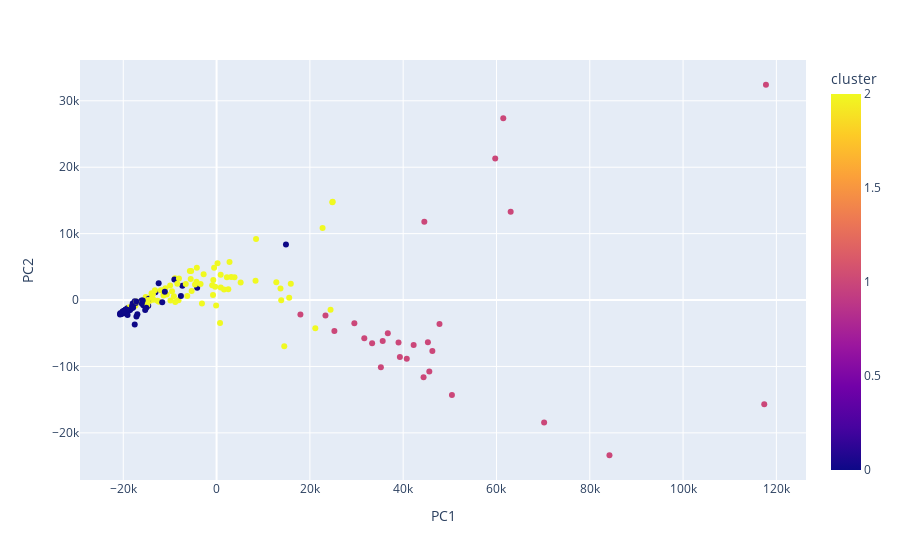

Source (notebook cell):
### Code cell
pca = PCA(n_components=2)
reduced_features = pca.fit_transform(features)

reduced_df = pd.DataFrame(reduced_features, columns=['PC1', 'PC2'])
reduced_df['cluster'] = cluster_labels

# Plot clusters using Plotly
fig = px.scatter(reduced_df, x='PC1', y='PC2', color='cluster', hover_name=df_pays['country'])
fig.show()

### Figure 1 — Plotly figure (JSON) as saved in the notebook; plotly's stock layout.template omitted (floating-point values rounded to 4 significant figures; data arrays with more than 128 entries replaced by an {"elided": "..."} marker saying what was removed)
{"data": [{"hovertemplate": "<b>%{hovertext}</b><br><br>PC1=%{x}<br>PC2=%{y}<br>cluster=%{marker.color}<extra></extra>", "hovertext": {"elided": "167 str values"}, "legendgroup": "", "marker": {"color": {"elided": "167 int values"}, "coloraxis": "coloraxis", "symbol": "circle"}, "mode": "markers", "name": "", "orientation": "v", "showlegend": false, "x": {"elided": "167 float values"}, "xaxis": "x", "y": {"elided": "167 float values"}, "yaxis": "y", "type": "scatter"}], "layout": {"xaxis": {"anchor": "y", "domain": [0.0, 1.0], "title": {"text": "PC1"}}, "yaxis": {"anchor": "x", "domain": [0.0, 1.0], "title": {"text": "PC2"}}, "coloraxis": {"colorbar": {"title": {"text": "cluster"}}, "colorscale": [[0.0, "#0d0887"], [0.1111, "#46039f"], [0.2222, "#7201a8"], [0.3333, "#9c179e"], [0.4444, "#bd3786"], [0.5556, "#d8576b"], [0.6667, "#ed7953"], [0.7778, "#fb9f3a"], [0.8889, "#fdca26"], [1.0, "#f0f921"]]}, "legend": {"tracegroupgap": 0}, "margin": {"t": 60}}}
